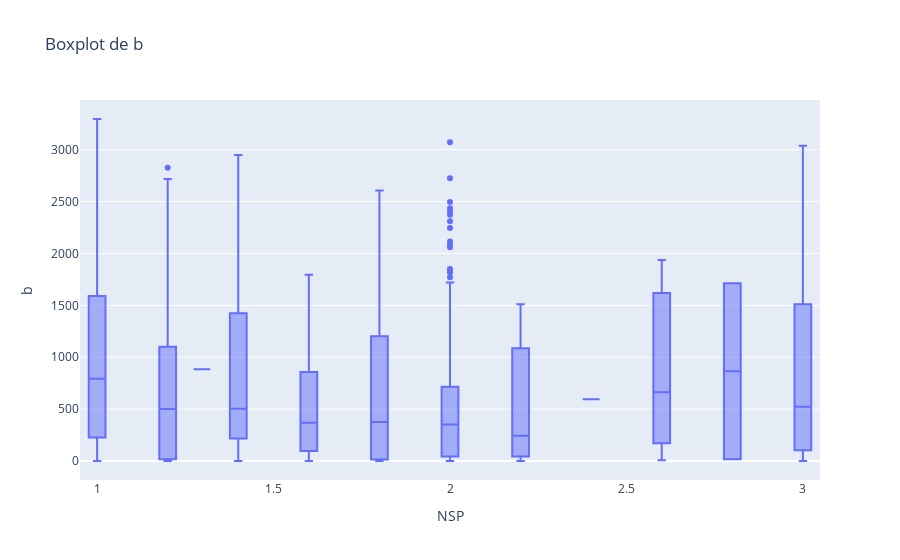

Write notebook code for a chart like this one.
### Markdown cell above
### 3.2 Boxplots

### Code cell
visualization.plot_interactive_boxplot(datos_imputados, column='b', group_by='NSP')

### Figure 1 — Plotly figure (JSON) as saved in the notebook; plotly's stock layout.template omitted (floating-point values rounded to 4 significant figures; data arrays with more than 128 entries replaced by an {"elided": "..."} marker saying what was removed)
{"data": [{"alignmentgroup": "True", "boxpoints": "outliers", "hovertemplate": "NSP=%{x}<br>b=%{y}<extra></extra>", "legendgroup": "", "marker": {"color": "#636efa"}, "name": "", "notched": false, "offsetgroup": "", "orientation": "v", "showlegend": false, "type": "box", "x": {"elided": "2129 float values"}, "x0": " ", "xaxis": "x", "y": {"elided": "2129 float values"}, "y0": " ", "yaxis": "y"}], "layout": {"boxmode": "group", "legend": {"tracegroupgap": 0}, "title": {"text": "Boxplot de b"}, "xaxis": {"anchor": "y", "domain": [0, 1], "title": {"text": "NSP"}}, "yaxis": {"anchor": "x", "domain": [0, 1], "title": {"text": "b"}}}}
